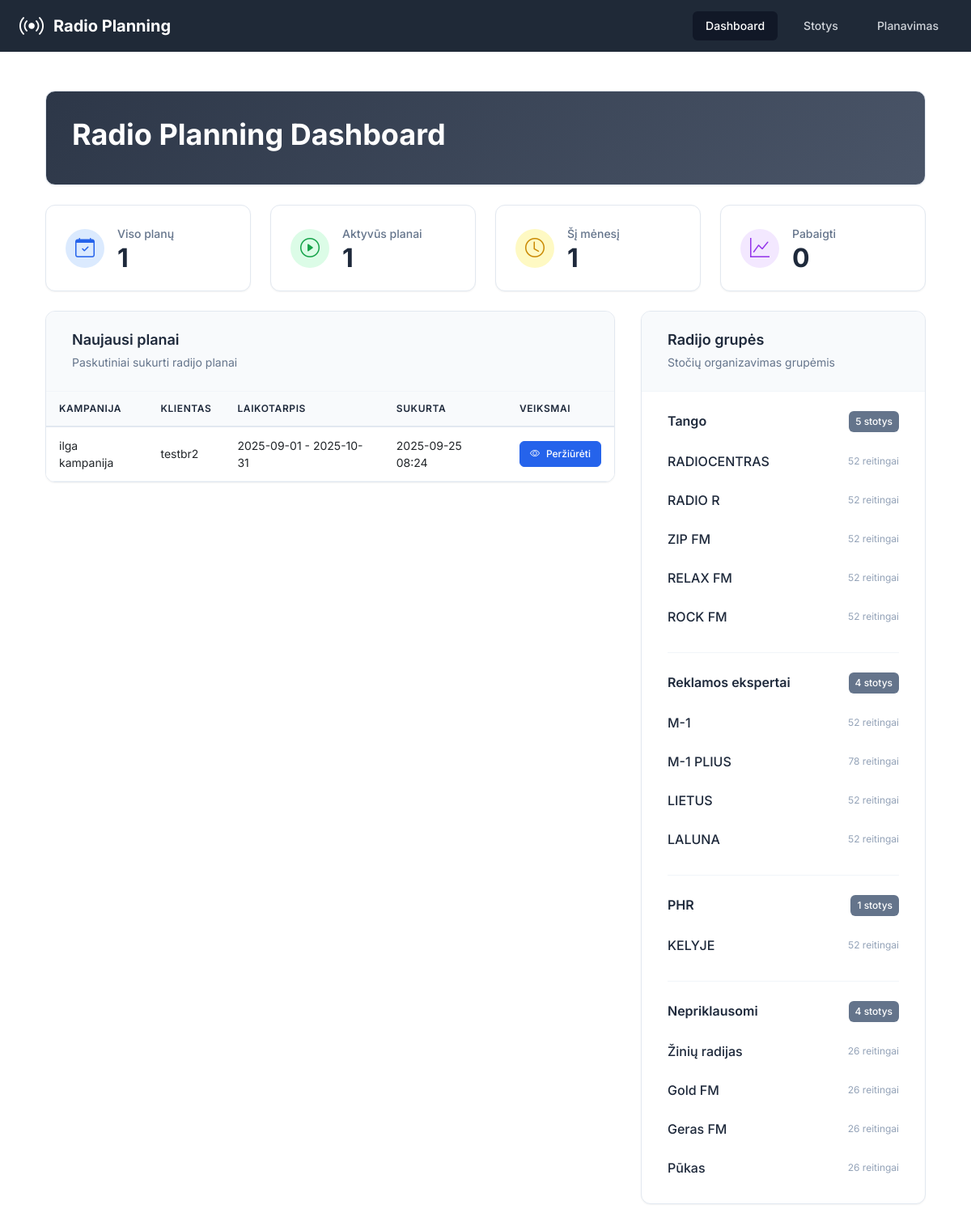
The page / on the database its author committed.
### app/models.py (models this page shows, shortened)
class RadioPlan(db.Model):
    __tablename__ = 'radio_plans'
    id = db.Column(db.Integer, primary_key=True)
    campaign_id = db.Column(db.Integer, nullable=False)  # From projects-crm
    campaign_name = db.Column(db.String(200))
    project_id = db.Column(db.Integer)
    project_name = db.Column(db.String(200))
    client_brand_id = db.Column(db.Integer)
    client_brand_name = db.Column(db.String(200))
    start_date = db.Column(db.Date, nullable=False)
    end_date = db.Column(db.Date, nullable=False)
    target_audience = db.Column(db.String(50), nullable=False)
    our_discount = db.Column(db.Float, default=0)  # Percentage
    client_discount = db.Column(db.Float, default=0)  # Percentage
    created_at = db.Column(db.DateTime, default=datetime.utcnow)
    updated_at = db.Column(db.DateTime, default=datetime.utcnow, onupdate=datetime.utcnow)
    spots = db.relationship('RadioSpot', backref='plan', lazy='dynamic', cascade='all, delete-orphan')
    clips = db.relationship('RadioClip', backref='plan', lazy='dynamic', cascade='all, delete-orphan')
    selected_stations = db.relationship('RadioStation', secondary=plan_stations, lazy='subquery',
                                      backref=db.backref('plans', lazy=True))

class RadioGroup(db.Model):
    __tablename__ = 'radio_groups'
    id = db.Column(db.Integer, primary_key=True)
    name = db.Column(db.String(100), nullable=False, unique=True)
    created_at = db.Column(db.DateTime, default=datetime.utcnow)
    stations = db.relationship('RadioStation', backref='group', lazy='dynamic', cascade='all, delete-orphan')

class RadioStation(db.Model):
    __tablename__ = 'radio_stations'
    id = db.Column(db.Integer, primary_key=True)
    name = db.Column(db.String(100), nullable=False)
    group_id = db.Column(db.Integer, db.ForeignKey('radio_groups.id'), nullable=False)
    created_at = db.Column(db.DateTime, default=datetime.utcnow)
    updated_at = db.Column(db.DateTime, default=datetime.utcnow, onupdate=datetime.utcnow)
    prices = db.relationship('StationPrice', backref='station', lazy='dynamic', cascade='all, delete-orphan')
    ratings = db.relationship('StationRating', backref='station', lazy='dynamic', cascade='all, delete-orphan')

### app/routes.py (the view)
@main_bp.route('/')
def index():
    plans = RadioPlan.query.order_by(RadioPlan.created_at.desc()).limit(10).all()
    stations = RadioStation.query.all()
    groups = RadioGroup.query.all()
    return render_template('index.html',
                         plans=plans,
                         stations=stations,
                         groups=groups)

### app/templates/index.html (shortened to what this page needs)
{% extends "base.html" %}
{% block content %}
<div class="container-fluid p-0">
    <div class="dashboard-header mb-4">
        <div class="header-content">
            <h1 style="color: white;">Radio Planning Dashboard</h1>
        </div>
    </div>
    <div class="grid grid-cols-1 gap-4 sm:grid-cols-4 mb-6">
        <div class="professional-card">
            <div class="card-content">
                <div class="card-icon bg-blue-100">
                    <i class="bi bi-calendar-check text-blue-600"></i>
                </div>
                <div class="card-stats">
                    <p class="card-title">Viso planų</p>
                    <p class="card-number" id="totalPlans">{{ plans | length }}</p>
                </div>
            </div>
        </div>
        <div class="professional-card">
            <div class="card-content">
                <div class="card-icon bg-green-100">
                    <i class="bi bi-play-circle text-green-600"></i>
                </div>
                <div class="card-stats">
                    <p class="card-title">Aktyvūs planai</p>
                    <p class="card-number" id="activePlans">0</p>
                </div>
            </div>
        </div>
        <div class="professional-card">
            <div class="card-content">
                <div class="card-icon bg-yellow-100">
                    <i class="bi bi-clock text-yellow-600"></i>
                </div>
                <div class="card-stats">
                    <p class="card-title">Šį mėnesį</p>
                    <p class="card-number" id="thisMonthPlans">0</p>
                </div>
            </div>
        </div>
        <div class="professional-card">
            <div class="card-content">
                <div class="card-icon bg-purple-100">
                    <i class="bi bi-graph-up text-purple-600"></i>
                </div>
                <div class="card-stats">
                    <p class="card-title">Pabaigti</p>
                    <p class="card-number" id="completedPlans">0</p>
                </div>
            </div>
        </div>
    </div>
    <div class="content-grid">
        <div class="content-section plans-section">
            <div class="professional-section">
                <div class="section-header">
                    <div class="section-title">
                        <h3>Naujausi planai</h3>
                        <span class="section-subtitle">Paskutiniai sukurti radijo planai</span>
                    </div>
                </div>
                <div class="table-container">
                    {% if plans %}
                    <div class="table-responsive">
                        <table class="professional-table">
                            <thead>
                                <tr>
                                    <th>Kampanija</th>
                                    <th>Klientas</th>
                                    <th>Laikotarpis</th>
                                    <th>Sukurta</th>
                                    <th>Veiksmai</th>
                                </tr>
                            </thead>
                            <tbody>
                                {% for plan in plans %}
                                <tr>
                                    <td>{{ plan.campaign_name or 'N/A' }}</td>
                                    <td>{{ plan.client_brand_name or 'N/A' }}</td>
                                    <td>{{ plan.start_date.strftime('%Y-%m-%d') }} - {{ plan.end_date.strftime('%Y-%m-%d') }}</td>
                                    <td>{{ plan.created_at.strftime('%Y-%m-%d %H:%M') }}</td>
                                    <td>
                                        <a href="{{ url_for('main.view_plan', plan_id=plan.id) }}" class="btn-professional btn-primary btn-sm">
                                            <i class="bi bi-eye"></i>
                                            <span>Peržiūrėti</span>
                                        </a>
                                    </td>
                                </tr>
                                {% endfor %}
                            </tbody>
                        </table>
                    </div>
                    {% endif %}
                </div>
            </div>
        </div>
        <div class="content-section groups-section">
            <div class="professional-section">
                <div class="section-header">
                    <div class="section-title">
                        <h3>Radijo grupės</h3>
                        <span class="section-subtitle">Stočių organizavimas grupėmis</span>
                    </div>
                </div>
                <div class="groups-container">
                    {% for group in groups %}
                    <div class="group-item">
                        <div class="group-header">
                            <h4>{{ group.name }}</h4>
                            <span class="group-badge">{{ group.stations.count() }} stotys</span>
                        </div>
                        <div class="stations-list">
                            {% for station in group.stations %}
                            <div class="station-item">
                                <span class="station-name">{{ station.name }}</span>
                                <span class="station-info">{{ station.ratings.count() }} reitingai</span>
                            </div>
                            {% endfor %}
                        </div>
                    </div>
                    {% endfor %}
                </div>
            </div>
        </div>
    </div>
</div>
{% endblock %}

### app/templates/base.html (style rules this page uses)
body { font-family: 'Inter', sans-serif; }

### rows shown on the page
RadioPlan: campaign_name "ilga kampanija", client_brand_name "testbr2", start_date "2025-09-01", end_date "2025-10-31", created_at "2025-09-25 08:24"
RadioGroup: name "Tango", stations.count "5"
RadioStation: name "RADIOCENTRAS", ratings.count "52"
RadioStation: name "RADIO R", ratings.count "52"
RadioStation: name "ZIP FM", ratings.count "52"
RadioStation: name "RELAX FM", ratings.count "52"
RadioStation: name "ROCK FM", ratings.count "52"
RadioGroup: name "Reklamos ekspertai", stations.count "4"
RadioStation: name "M-1", ratings.count "52"
RadioStation: name "M-1 PLIUS", ratings.count "78"
RadioStation: name "LIETUS", ratings.count "52"
RadioStation: name "LALUNA", ratings.count "52"
RadioGroup: name "PHR", stations.count "1"
RadioStation: name "KELYJE", ratings.count "52"
RadioGroup: name "Nepriklausomi", stations.count "4"
RadioStation: name "Žinių radijas", ratings.count "26"
RadioStation: name "Gold FM", ratings.count "26"
RadioStation: name "Geras FM", ratings.count "26"
RadioStation: name "Pūkas", ratings.count "26"

### other values the page prints
{{ plans | length }} "1"
